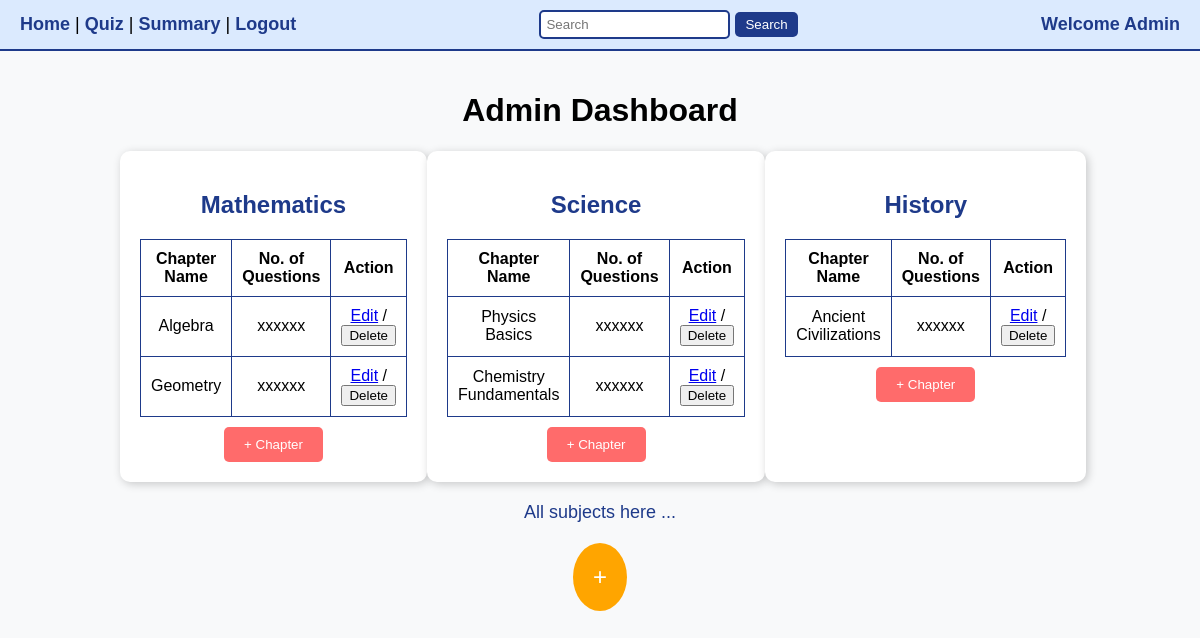
The page /admin_dashboard (signed in) on the database as committed earlier.
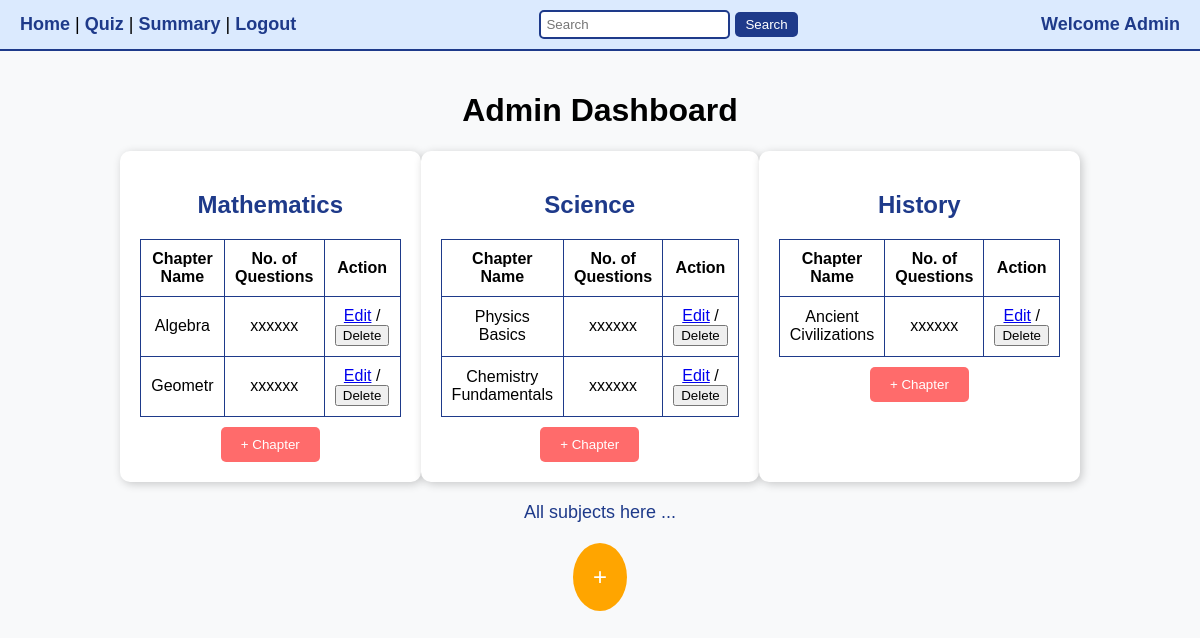
The same page on the database as committed later.
### app.py (models this page shows, shortened)
class Chapter(db.Model):
    id = db.Column(db.Integer, primary_key=True)
    subject_id = db.Column(db.Integer, db.ForeignKey('subject.id'), nullable=False)
    name = db.Column(db.String(200), nullable=False)
    description = db.Column(db.Text, nullable=True)
    subject = db.relationship('Subject', backref=db.backref('chapters', lazy=True))

### app.py (the view)
@app.route('/admin_dashboard')
def admin_dashboard():
    if 'user_id' not in session or not session.get('is_admin'):
        flash('Access denied! Admins only.', 'danger')
        return redirect(url_for('login'))
    subjects = Subject.query.all()
    return render_template('admin.html', subjects=subjects)

### templates/admin.html (shortened to what this page needs)
<!DOCTYPE html>
<html lang="en">
<head>
    <link rel="stylesheet" href="{{ url_for('static', filename='admin.css') }}">
</head>
<body>
    <div class="header">
        <div class="nav-links">
            <a href="{{ url_for('admin_dashboard') }}">Home</a> |
            <a href="{{ url_for('quiz_management') }}">Quiz</a> |
            <a href="{{ url_for('summary') }}">Summary</a> |
            <a href="{{ url_for('logout') }}">Logout</a>
        </div>
        <div class="search-box">
            <input type="text" placeholder="Search">
            <button>Search</button>
        </div>
        <div class="admin-welcome">
            Welcome Admin
        </div>
    </div>
    <div class="dashboard-container">
        <h1>Admin Dashboard</h1>
        <div class="subjects-container">
            {% for subject in subjects %}
            <div class="subject-card">
                <h2>{{ subject.name }}</h2>
                <table>
                    <tr>
                        <th>Chapter Name</th>
                        <th>No. of Questions</th>
                        <th>Action</th>
                    </tr>
                    {% for chapter in subject.chapters %}
                    <tr>
                        <td>{{ chapter.name }}</td>
                        <td>xxxxxx</td>
                        <td>
                            <a href="#" onclick="openEditModal({{ chapter.id }}, '{{ chapter.name }}', '{{ chapter.description }}')">Edit</a> /
                            <form action="{{ url_for('delete_chapter', chapter_id=chapter.id) }}" method="POST" style="display:inline;">
                                <button type="submit" class="delete-btn" onclick="return confirm('Are you sure you want to delete this chapter?');">Delete</button>
                            </form>
                        </td>
                    </tr>
                    {% endfor %}
                </table>
                <a href="{{ url_for('new_chap', sub_id=subject.id) }}">
                <button class="add-chapter">+ Chapter</button>
                </a>
            </div>
            {% endfor %}
        </div>
        <p class="all-subjects">All subjects here ...</p>
        <div class="add-subject">
            <a href="{{ url_for('new_sub') }}">
                <button class="add-subject-btn">+</button>
            </a>
        </div>
    </div>
</body>
</html>

Rows that differ between the two databases and show on the page:
changed Chapter: name "Geometry" → "Geometr"
